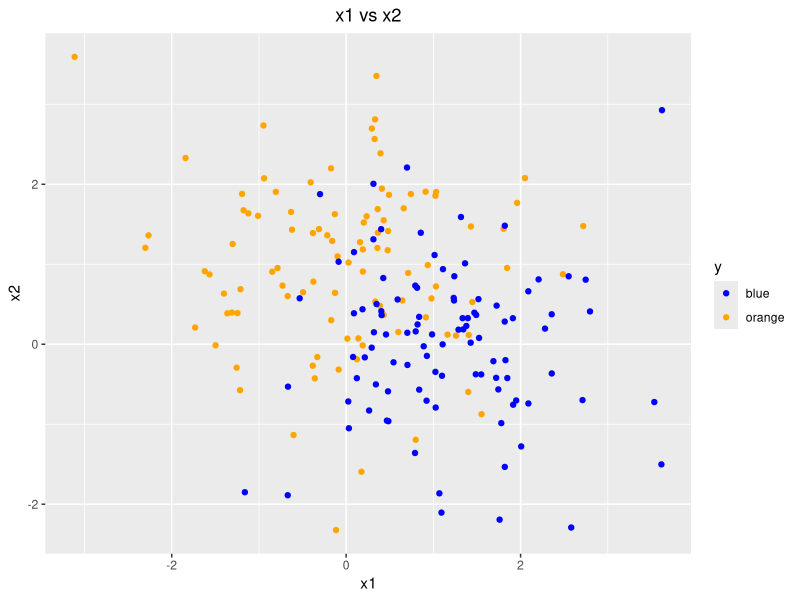
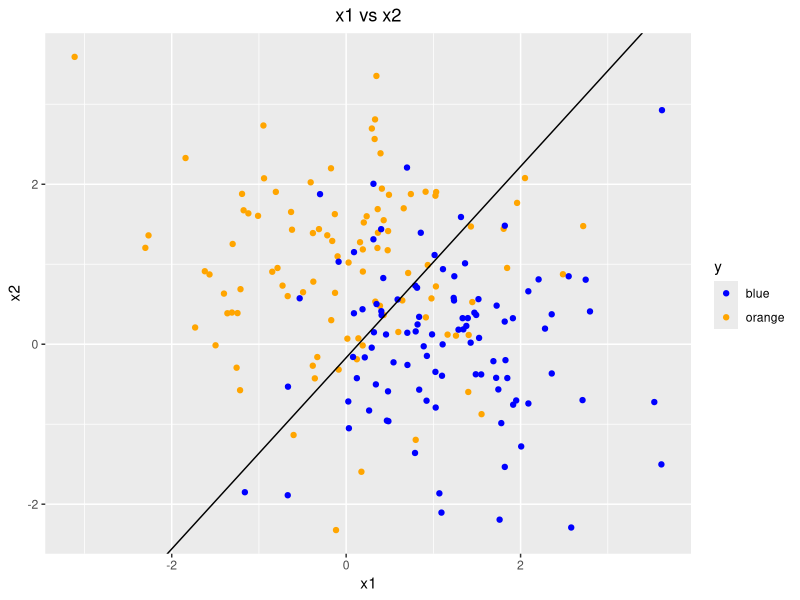
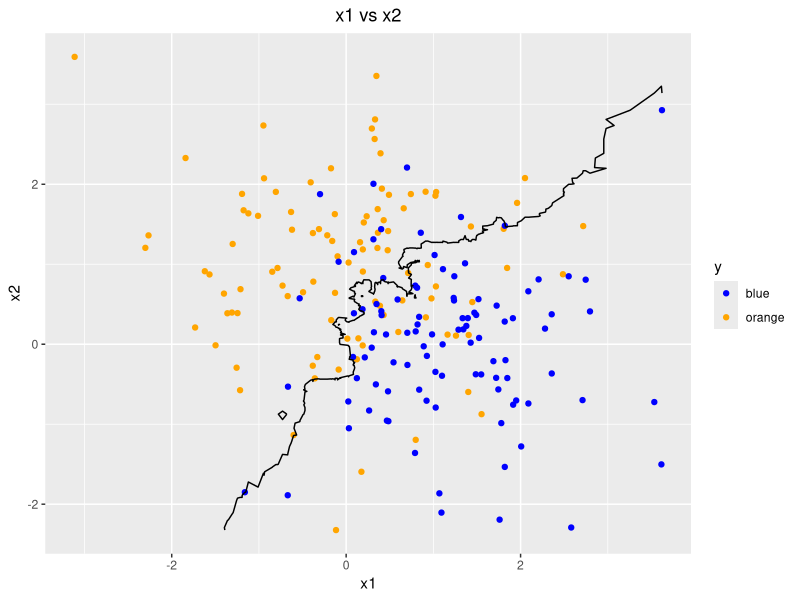
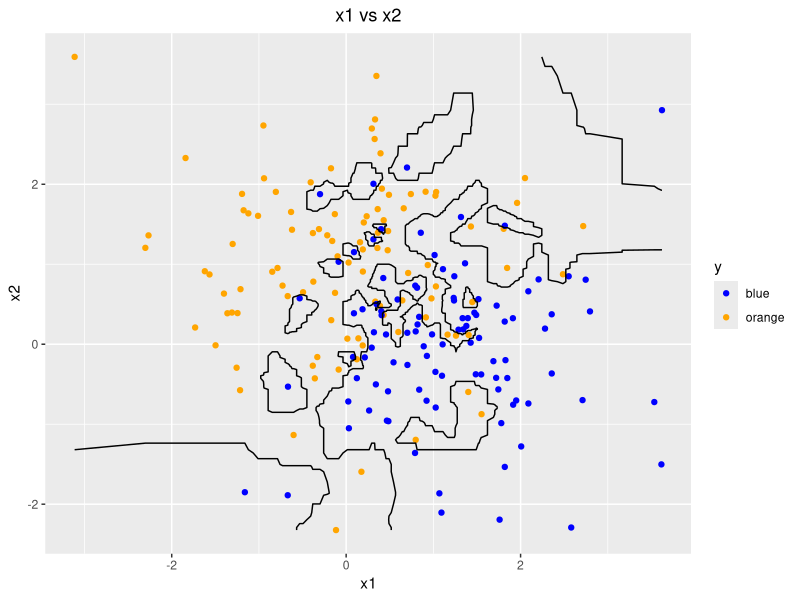
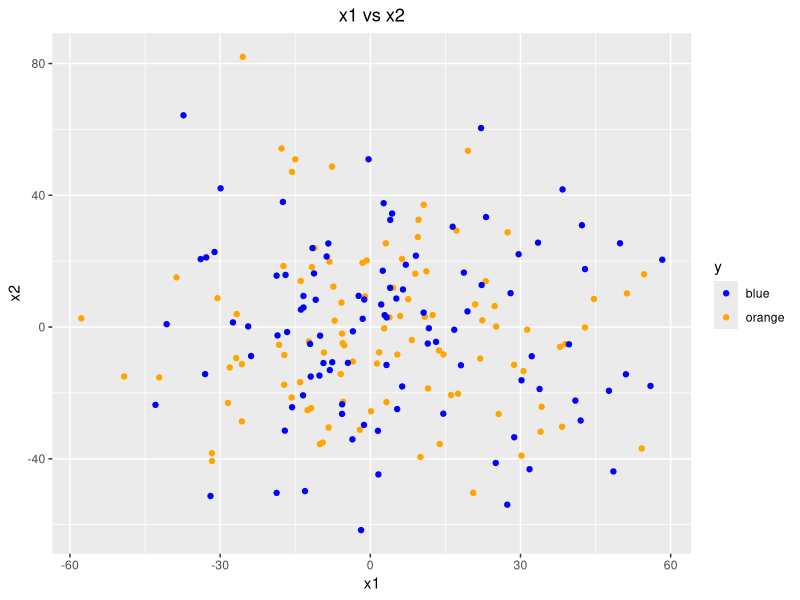
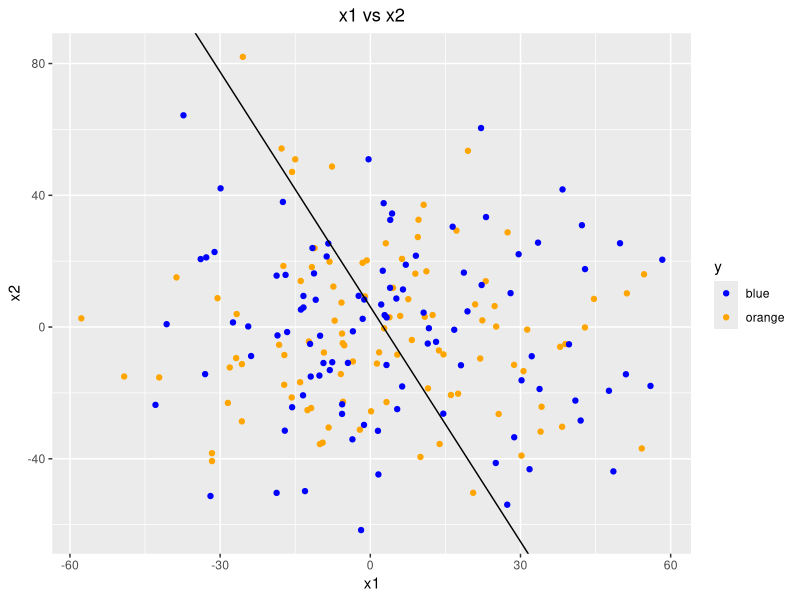
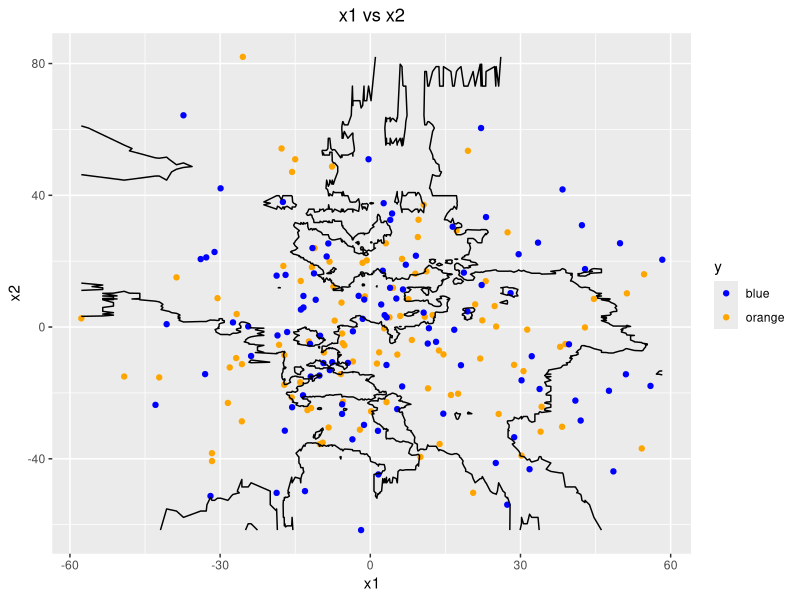
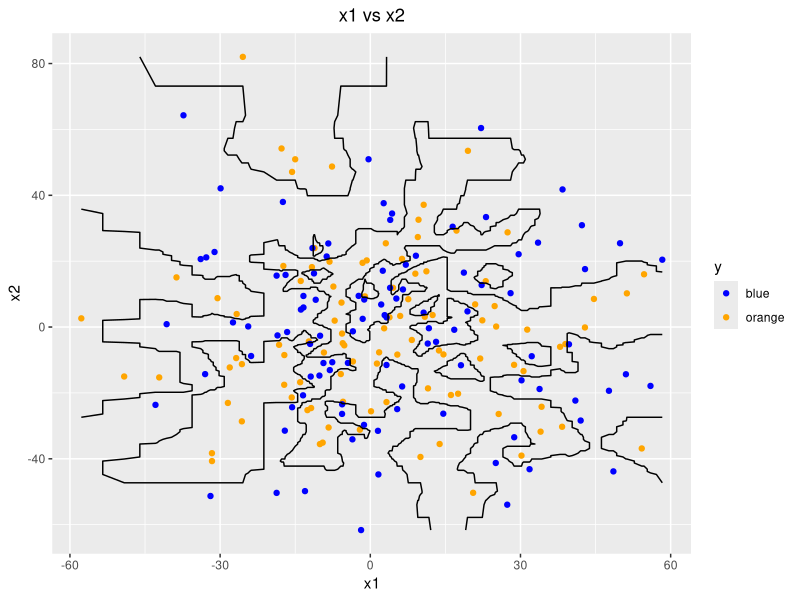

Generate these figures, in order, with R:
## ---- chunk 1
knitr::opts_chunk$set(warning = F, results = "markup", message = F)
options(scientific=T, digits = 3) 
## ---- chunk 2
set.seed(111)
d1 = data.frame(x1 = rnorm(100),x2 = rnorm(100,1,1),y="orange")
d2 = data.frame(x1 = rnorm(100,1,1),x2 = rnorm(100),y="blue")
d = rbind(d1,d2)
library(ggplot2)
p = ggplot(d,aes(x=x1,y = x2,color=y))
p = p+geom_point()+scale_color_manual(values = c("orange"="orange","blue"="blue"))+labs(title = "x1 vs x2")+ theme(plot.title = element_text(hjust = 0.5),)
p
cat("\nThe blue and orange points mostly can be divided by a straight line from top right to bottom left.\n")
## ---- chunk 3
d$y  = ifelse(d$y=="orange",1,0)
lmod = lm(y~.,d)
predict(lmod)
d$y = c(rep("orange",100),rep("blue",100))
d$y_hat = ifelse(predict(lmod)>0.5,"orange","blue")
fr = 1-sum(d$y==d$y_hat)/nrow(d)
cat("\nThe False Rate is",fr,"which is a little high for applying.")
## ---- chunk 4
summary(lmod)
intercept = (0.5-coef(lmod)[1])/coef(lmod)[3]
slope = (-coef(lmod)[2])/coef(lmod)[3]
p+geom_abline(intercept = intercept,slope = slope)
cat("\nOn the left side of the boundary the points will be predicted orange.\nOn the right side the point will be predicted blue.\nThe plot shows that some points will be misclassified.\n")
## ---- chunk 5
library(class)
knn_15 = knn(train = d[,1:2],test = d[,1:2],cl = d$y,k = 15)
knn_15
fr2 = 1-sum(d$y==knn_15)/nrow(d)
cat("\nThe 15-n-n model has lower false rate compared with the linear regression.\n")
## ---- chunk 6
td = expand.grid(d$x1,d$x2)
knn_15_2 = knn(train = d[,1:2],test = td[,1:2],cl = d$y,k = 15,prob = T)
td$knn = knn_15_2
td$knn_or_p = attr(knn_15_2,"prob")
td$knn_or_p[td$knn=="blue"]=1-td$knn_or_p
names(td)[1:2]=c("x1","x2")
p+geom_contour(data = td,aes(x=x1,y=x2,z=knn_or_p),breaks = 0.5,inherit.aes = F,color="black")
cat("The shape is closer to the real situation and the misclassification is less than the straight line.")
## ---- chunk 7
knn_1 = knn(train = d[,1:2],test = d[,1:2],cl = d$y,k = 1)
knn_1
fr3 = 1-sum(d$y==knn_1)/nrow(d)
d$knn1 = knn_1
cat("\nThe false rate is 0.\n")

knn_1_2 = knn(train = d[,1:2],test = td[,1:2],cl = d$y,k = 1,prob = T)
td$knn1 = knn_1_2
td$knn1_or_p = attr(knn_1_2,"prob")
td$knn1_or_p[td$knn1=="blue"]=1-td$knn1_or_p
p+geom_contour(data = td,aes(x=x1,y=x2,z=knn1_or_p),breaks = 0.5,inherit.aes = F,color="black")
cat("\nThe boundary is too complex, but there is no misclassification.\n")
## ---- chunk 8
set.seed(123)
d3 = data.frame(x1 = rnorm(100,0,25),x2 = rnorm(100,1,25),y = "orange")
d4 = data.frame(x1 = rnorm(100,1,25),x2 = rnorm(100,0,25),y = "blue")
nd = rbind(d3,d4)
p2 = ggplot(nd,aes(x=x1,y = x2,color=y))+geom_point()+scale_color_manual(values = c("orange"="orange","blue"="blue"))+labs(title = "x1 vs x2")+theme(plot.title = element_text(hjust = 0.5))
p2
cat("\nThe blue and orange points are mixed mostly and hard to be divided.\n")

nd$y  = ifelse(nd$y=="orange",1,0)
lmod2 = lm(y~.,nd)
nd$y = c(rep("orange",100),rep("blue",100))
nd$y_hat = ifelse(predict(lmod2)>0.5,"orange","blue")
nfr = 1-sum(nd$y==nd$y_hat)/nrow(nd)
cat("\nThe False Rate of LM is",nfr,"which is too high to apply.")

intercept2 = (0.5-coef(lmod2)[1])/coef(lmod2)[3]
slope2 = (-coef(lmod2)[2])/coef(lmod2)[3]
p2+geom_abline(intercept = intercept2,slope = slope2)
coef(lmod2)
cat("\nOn the left side of the boundary the points will be predicted orange.\nOn the right side the point will be predicted blue.\nThe plot shows that many points will be misclassified.\n")

nknn_15 = knn(train = nd[,1:2],test = nd[,1:2],cl = nd$y,k = 15)
nfr2 = 1-sum(nd$y==nknn_15)/nrow(nd)
cat("\nThe 15-n-n model has lower false rate compared with the linear regression.But it is still so high.\n")

ntd = expand.grid(nd$x1,nd$x2)
nknn_15_2 = knn(train = nd[,1:2],test = ntd[,1:2],cl = nd$y,k = 15,prob = T)
ntd$knn = nknn_15_2
ntd$knn_or_p = attr(nknn_15_2,"prob")
ntd$knn_or_p[ntd$knn=="blue"]=1-ntd$knn_or_p
names(ntd)[1:2]=c("x1","x2")
p2+geom_contour(data = ntd,aes(x=x1,y=x2,z=knn_or_p),breaks = 0.5,inherit.aes = F,color="black")
cat("The shape is hard to identify and the misclassification is less than the straight line.")

nknn_1 = knn(train = nd[,1:2],test = nd[,1:2],cl = nd$y,k = 1)
nfr3 = 1-sum(nd$y==nknn_1)/nrow(nd)
cat("\nThe false rate is 0.\n")

nknn_1_2 = knn(train = nd[,1:2],test = ntd[,1:2],cl = nd$y,k = 1,prob = T)
ntd$knn1 = nknn_1_2
ntd$knn1_or_p = attr(nknn_1_2,"prob")
ntd$knn1_or_p[ntd$knn1=="blue"]=1-ntd$knn1_or_p
p2+geom_contour(data = ntd,aes(x=x1,y=x2,z=knn1_or_p),breaks = 0.5,inherit.aes = F,color="black")
cat("\nThe boundary is complex, but there is no misclassification.\n")
